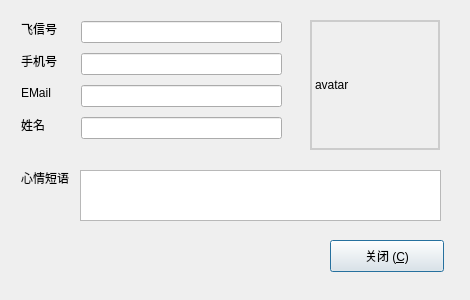
<?xml version="1.0" encoding="UTF-8"?>
<ui version="4.0">
 <class>ProfileDialog</class>
 <widget class="QDialog" name="ProfileDialog">
  <property name="enabled">
   <bool>true</bool>
  </property>
  <property name="geometry">
   <rect>
    <x>0</x>
    <y>0</y>
    <width>470</width>
    <height>300</height>
   </rect>
  </property>
  <property name="windowTitle">
   <string>Profile</string>
  </property>
  <widget class="QPushButton" name="save_btn">
   <property name="enabled">
    <bool>true</bool>
   </property>
   <property name="geometry">
    <rect>
     <x>330</x>
     <y>240</y>
     <width>114</width>
     <height>32</height>
    </rect>
   </property>
   <property name="text">
    <string>关闭 (&amp;C)</string>
   </property>
   <property name="shortcut">
    <string>Return</string>
   </property>
  </widget>
  <widget class="QLabel" name="avatar_label">
   <property name="geometry">
    <rect>
     <x>310</x>
     <y>20</y>
     <width>130</width>
     <height>130</height>
    </rect>
   </property>
   <property name="styleSheet">
    <string notr="true">border: 2px solid #ccc;</string>
   </property>
   <property name="text">
    <string>avatar</string>
   </property>
  </widget>
  <widget class="QLabel" name="label_2">
   <property name="geometry">
    <rect>
     <x>21</x>
     <y>117</y>
     <width>26</width>
     <height>16</height>
    </rect>
   </property>
   <property name="text">
    <string>姓名</string>
   </property>
  </widget>
  <widget class="QTextEdit" name="impresa_text_edit">
   <property name="geometry">
    <rect>
     <x>80</x>
     <y>170</y>
     <width>361</width>
     <height>51</height>
    </rect>
   </property>
  </widget>
  <widget class="QLineEdit" name="fullname_line_edit">
   <property name="geometry">
    <rect>
     <x>81</x>
     <y>117</y>
     <width>201</width>
     <height>22</height>
    </rect>
   </property>
  </widget>
  <widget class="QLabel" name="label_3">
   <property name="geometry">
    <rect>
     <x>21</x>
     <y>21</y>
     <width>39</width>
     <height>16</height>
    </rect>
   </property>
   <property name="text">
    <string>飞信号</string>
   </property>
  </widget>
  <widget class="QLabel" name="label_4">
   <property name="geometry">
    <rect>
     <x>21</x>
     <y>53</y>
     <width>39</width>
     <height>16</height>
    </rect>
   </property>
   <property name="text">
    <string>手机号</string>
   </property>
  </widget>
  <widget class="QLineEdit" name="cellphone_no_line_edit">
   <property name="enabled">
    <bool>true</bool>
   </property>
   <property name="geometry">
    <rect>
     <x>81</x>
     <y>53</y>
     <width>201</width>
     <height>22</height>
    </rect>
   </property>
   <property name="text">
    <string/>
   </property>
   <property name="readOnly">
    <bool>true</bool>
   </property>
  </widget>
  <widget class="QLineEdit" name="fetion_no_line_edit">
   <property name="enabled">
    <bool>true</bool>
   </property>
   <property name="geometry">
    <rect>
     <x>81</x>
     <y>21</y>
     <width>201</width>
     <height>22</height>
    </rect>
   </property>
   <property name="text">
    <string/>
   </property>
   <property name="readOnly">
    <bool>true</bool>
   </property>
  </widget>
  <widget class="QLabel" name="label_5">
   <property name="geometry">
    <rect>
     <x>21</x>
     <y>85</y>
     <width>33</width>
     <height>16</height>
    </rect>
   </property>
   <property name="text">
    <string>EMail</string>
   </property>
  </widget>
  <widget class="QLineEdit" name="email_line_edit">
   <property name="enabled">
    <bool>true</bool>
   </property>
   <property name="geometry">
    <rect>
     <x>81</x>
     <y>85</y>
     <width>201</width>
     <height>22</height>
    </rect>
   </property>
   <property name="text">
    <string/>
   </property>
   <property name="readOnly">
    <bool>true</bool>
   </property>
  </widget>
  <widget class="QLabel" name="label_6">
   <property name="geometry">
    <rect>
     <x>21</x>
     <y>170</y>
     <width>52</width>
     <height>16</height>
    </rect>
   </property>
   <property name="text">
    <string>心情短语</string>
   </property>
  </widget>
 </widget>
 <resources/>
 <connections>
  <connection>
   <sender>save_btn</sender>
   <signal>clicked()</signal>
   <receiver>ProfileDialog</receiver>
   <slot>accept()</slot>
   <hints>
    <hint type="sourcelabel">
     <x>386</x>
     <y>255</y>
    </hint>
    <hint type="destinationlabel">
     <x>234</x>
     <y>149</y>
    </hint>
   </hints>
  </connection>
 </connections>
</ui>
